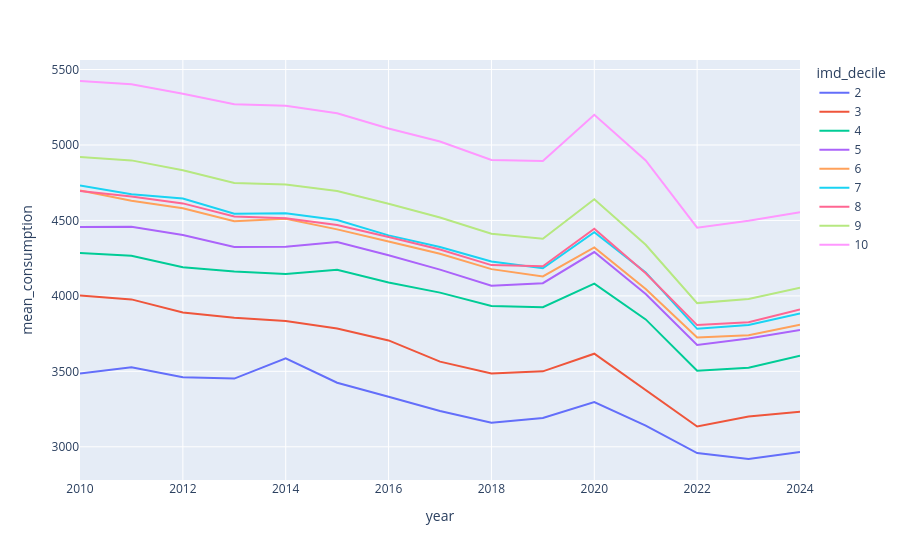

The notebook cell saved with this chart:
### Code cell
# predictable pattern of more consumption less deprivation

px.line(
    lsoa_consumption.group_by("year", "imd_decile").agg(mean_consumption=pl.sum("consumption_kwh") / pl.sum("meters")).sort("imd_decile", "year"),
    x="year",
    y="mean_consumption",
    color="imd_decile"
)

### Figure 1 — Plotly figure (JSON) as saved in the notebook; plotly's stock layout.template omitted (floating-point values rounded to 4 significant figures)
{"data": [{"hovertemplate": "imd_decile=2<br>year=%{x}<br>mean_consumption=%{y}<extra></extra>", "legendgroup": "2", "line": {"color": "#636efa", "dash": "solid"}, "marker": {"symbol": "circle"}, "mode": "lines", "name": "2", "orientation": "v", "showlegend": true, "type": "scatter", "x": [2010, 2011, 2012, 2013, 2014, 2015, 2016, 2017, 2018, 2019, 2020, 2021, 2022, 2023, 2024], "xaxis": "x", "y": [3486.0, 3527.0, 3461.0, 3452.0, 3586.0, 3425.0, 3331.0, 3237.0, 3160.0, 3191.0, 3297.0, 3140.0, 2959.0, 2919.0, 2966.0], "yaxis": "y"}, {"hovertemplate": "imd_decile=3<br>year=%{x}<br>mean_consumption=%{y}<extra></extra>", "legendgroup": "3", "line": {"color": "#EF553B", "dash": "solid"}, "marker": {"symbol": "circle"}, "mode": "lines", "name": "3", "orientation": "v", "showlegend": true, "type": "scatter", "x": [2010, 2011, 2012, 2013, 2014, 2015, 2016, 2017, 2018, 2019, 2020, 2021, 2022, 2023, 2024], "xaxis": "x", "y": [4002.0, 3977.0, 3889.0, 3855.0, 3833.0, 3784.0, 3705.0, 3565.0, 3486.0, 3500.0, 3617.0, 3378.0, 3135.0, 3201.0, 3232.0], "yaxis": "y"}, {"hovertemplate": "imd_decile=4<br>year=%{x}<br>mean_consumption=%{y}<extra></extra>", "legendgroup": "4", "line": {"color": "#00cc96", "dash": "solid"}, "marker": {"symbol": "circle"}, "mode": "lines", "name": "4", "orientation": "v", "showlegend": true, "type": "scatter", "x": [2010, 2011, 2012, 2013, 2014, 2015, 2016, 2017, 2018, 2019, 2020, 2021, 2022, 2023, 2024], "xaxis": "x", "y": [4284.0, 4266.0, 4190.0, 4161.0, 4146.0, 4173.0, 4089.0, 4022.0, 3933.0, 3925.0, 4081.0, 3844.0, 3504.0, 3523.0, 3604.0], "yaxis": "y"}, {"hovertemplate": "imd_decile=5<br>year=%{x}<br>mean_consumption=%{y}<extra></extra>", "legendgroup": "5", "line": {"color": "#ab63fa", "dash": "solid"}, "marker": {"symbol": "circle"}, "mode": "lines", "name": "5", "orientation": "v", "showlegend": true, "type": "scatter", "x": [2010, 2011, 2012, 2013, 2014, 2015, 2016, 2017, 2018, 2019, 2020, 2021, 2022, 2023, 2024], "xaxis": "x", "y": [4456.0, 4457.0, 4404.0, 4324.0, 4326.0, 4358.0, 4269.0, 4174.0, 4067.0, 4084.0, 4290.0, 4013.0, 3675.0, 3717.0, 3775.0], "yaxis": "y"}, {"hovertemplate": "imd_decile=6<br>year=%{x}<br>mean_consumption=%{y}<extra></extra>", "legendgroup": "6", "line": {"color": "#FFA15A", "dash": "solid"}, "marker": {"symbol": "circle"}, "mode": "lines", "name": "6", "orientation": "v", "showlegend": true, "type": "scatter", "x": [2010, 2011, 2012, 2013, 2014, 2015, 2016, 2017, 2018, 2019, 2020, 2021, 2022, 2023, 2024], "xaxis": "x", "y": [4698.0, 4630.0, 4581.0, 4495.0, 4511.0, 4441.0, 4360.0, 4279.0, 4177.0, 4129.0, 4321.0, 4045.0, 3724.0, 3740.0, 3808.0], "yaxis": "y"}, {"hovertemplate": "imd_decile=7<br>year=%{x}<br>mean_consumption=%{y}<extra></extra>", "legendgroup": "7", "line": {"color": "#19d3f3", "dash": "solid"}, "marker": {"symbol": "circle"}, "mode": "lines", "name": "7", "orientation": "v", "showlegend": true, "type": "scatter", "x": [2010, 2011, 2012, 2013, 2014, 2015, 2016, 2017, 2018, 2019, 2020, 2021, 2022, 2023, 2024], "xaxis": "x", "y": [4731.0, 4674.0, 4645.0, 4545.0, 4547.0, 4503.0, 4401.0, 4324.0, 4227.0, 4183.0, 4422.0, 4156.0, 3782.0, 3807.0, 3883.0], "yaxis": "y"}, {"hovertemplate": "imd_decile=8<br>year=%{x}<br>mean_consumption=%{y}<extra></extra>", "legendgroup": "8", "line": {"color": "#FF6692", "dash": "solid"}, "marker": {"symbol": "circle"}, "mode": "lines", "name": "8", "orientation": "v", "showlegend": true, "type": "scatter", "x": [2010, 2011, 2012, 2013, 2014, 2015, 2016, 2017, 2018, 2019, 2020, 2021, 2022, 2023, 2024], "xaxis": "x", "y": [4695.0, 4658.0, 4613.0, 4526.0, 4514.0, 4470.0, 4390.0, 4307.0, 4204.0, 4196.0, 4445.0, 4150.0, 3807.0, 3826.0, 3911.0], "yaxis": "y"}, {"hovertemplate": "imd_decile=9<br>year=%{x}<br>mean_consumption=%{y}<extra></extra>", "legendgroup": "9", "line": {"color": "#B6E880", "dash": "solid"}, "marker": {"symbol": "circle"}, "mode": "lines", "name": "9", "orientation": "v", "showlegend": true, "type": "scatter", "x": [2010, 2011, 2012, 2013, 2014, 2015, 2016, 2017, 2018, 2019, 2020, 2021, 2022, 2023, 2024], "xaxis": "x", "y": [4920.0, 4898.0, 4833.0, 4748.0, 4738.0, 4694.0, 4610.0, 4519.0, 4412.0, 4379.0, 4640.0, 4339.0, 3952.0, 3979.0, 4054.0], "yaxis": "y"}, {"hovertemplate": "imd_decile=10<br>year=%{x}<br>mean_consumption=%{y}<extra></extra>", "legendgroup": "10", "line": {"color": "#FF97FF", "dash": "solid"}, "marker": {"symbol": "circle"}, "mode": "lines", "name": "10", "orientation": "v", "showlegend": true, "type": "scatter", "x": [2010, 2011, 2012, 2013, 2014, 2015, 2016, 2017, 2018, 2019, 2020, 2021, 2022, 2023, 2024], "xaxis": "x", "y": [5424.0, 5402.0, 5340.0, 5270.0, 5260.0, 5210.0, 5109.0, 5023.0, 4900.0, 4893.0, 5200.0, 4897.0, 4452.0, 4498.0, 4555.0], "yaxis": "y"}], "layout": {"legend": {"title": {"text": "imd_decile"}, "tracegroupgap": 0}, "margin": {"t": 60}, "xaxis": {"anchor": "y", "domain": [0, 1], "title": {"text": "year"}}, "yaxis": {"anchor": "x", "domain": [0, 1], "title": {"text": "mean_consumption"}}}}
